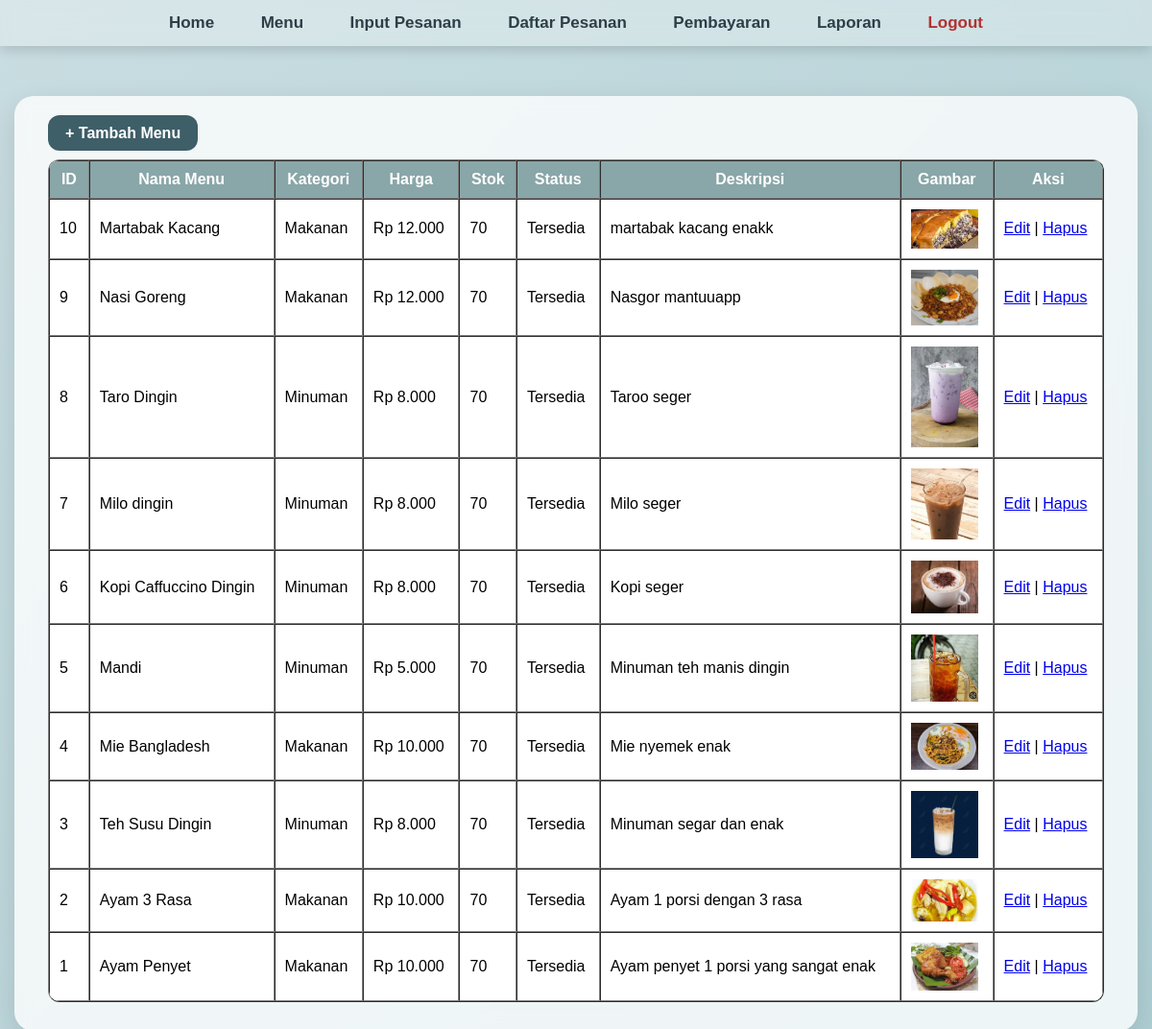
Screenshot of /?page=menu (signed in) with the database file from the repository.
### tables this page shows
CREATE TABLE `menu` (
  `id_menu` int(11) NOT NULL,
  `nama_menu` varchar(100) NOT NULL,
  `kategori` enum('Makanan','Minuman') NOT NULL,
  `harga` decimal(10,2) NOT NULL,
  `stok` int(55) NOT NULL,
  `status` enum('Tersedia','Tidak Tersedia') NOT NULL,
  `deskripsi` text NOT NULL,
  `gambar` varchar(255) NOT NULL
);

### app/controllers/MenuController.php (called while the page is built, shortened)
<?php
require_once __DIR__ . '/../models/Menu.php';
class MenuController {
    public function index() {
        $menuModel = new Menu();
        $data = $menuModel->getAll();
        require __DIR__ . '/../views/menu/list.php';
    }
}

### config/database.php (called while the page is built, shortened)
<?php
class Database {
    private static $host = 'localhost';
    private static $user = 'root';
    private static $pass = '';
    private static $db   = 'agam_kasir';
    private static $conn = null;
    public static function getConnection() {
        if (self::$conn === null) {
            self::$conn = new mysqli(
                self::$host,
                self::$user,
                self::$pass,
                self::$db
            );
        }
        return self::$conn;
    }
}
?>

### app/models/Menu.php (called while the page is built, shortened)
<?php
require_once __DIR__ . '/../../config/database.php';
class Menu {
    private $db;
    public function __construct() {
        $this->db = (new Database())->getConnection();
    }
    public function getAll() {
        return $this->db->query("SELECT * FROM menu ORDER BY id_menu DESC");
    }
}

### app/views/menu/list.php (the view, shortened to what this page needs)
<div class="navbar">
  <a href="?page=home">Home</a>
  <a href="?page=menu">Menu</a>
  <a href="?page=pesanan&action=input">Input Pesanan</a>
  <a href="?page=pesanan">Daftar Pesanan</a>
  <a href="?page=pembayaran">Pembayaran</a>
  <a href="?page=laporan">Laporan</a>
  <a style="color:#b33131;" href="?page=login&action=logout">Logout</a>
</div>
<div class="card">
  <a href="?page=menu&action=tambah" class="btn">+ Tambah Menu</a>
  <br><br>
  <table border="1" cellpadding="10" cellspacing="0" width="100%">
    <tr style="background-color:#89A6A8;color:white;">
      <th>ID</th>
      <th>Nama Menu</th>
      <th>Kategori</th>
      <th>Harga</th>
      <th>Stok</th>
      <th>Status</th>
      <th>Deskripsi</th>
      <th>Gambar</th>
      <th>Aksi</th>
    </tr>
    <?php while ($row = $data->fetch_assoc()): ?>
      <tr>
        <td><?= $row['id_menu'] ?></td>
        <td><?= $row['nama_menu'] ?></td>
        <td><?= $row['kategori'] ?></td>
        <td>Rp <?= number_format($row['harga'], 0, ',', '.') ?></td>
        <td><?= $row['stok'] ?></td>
        <td><?= $row['status'] ?></td>
        <td><?= $row['deskripsi'] ?></td>
        <td>
          <?php if ($row['gambar']): ?>
            <img src="uploads/<?= $row['gambar'] ?>" width="70">
          <?php else: ?>
            -
          <?php endif; ?>
        </td>
        <td>
          <a href="?page=menu&action=edit&id=<?= $row['id_menu'] ?>">Edit</a> |
          <a href="?page=menu&action=hapus&id=<?= $row['id_menu'] ?>" onclick="return confirm('Yakin?')">Hapus</a>
        </td>
      </tr>
    <?php endwhile; ?>
  </table>
</div>

### index.php (shortened to what this page needs)
<?php
require_once __DIR__ . '/config/database.php';
$page   = $_GET['page']   ?? 'login';
$action = $_GET['action'] ?? 'index';
switch ($page) {
    case 'menu':
        $c = new MenuController();
        match ($action) {
            'tambah' => $c->tambah(),
            'edit'   => $c->edit(),
            'hapus'  => $c->hapus(),
            default  => $c->index()
        };
        break;
}

### app/views/menu/list.php (style rules this page uses)
.navbar { position: fixed; top: 0; width: 100%; padding: 14px 0; backdrop-filter: blur(10px); background: rgba(255, 255, 255, 0.28); box-shadow: 0 4px 12px rgba(0,0,0,0.15); z-index: 100; text-align: center; }
.navbar a { color: #2f3e46; font-weight: 600; text-decoration: none; margin: 0 22px; font-size: 17px; transition: 0.25s ease; }
.card { background: rgba(255,255,255,0.78); backdrop-filter: blur(8px); border-radius: 20px; padding: 30px 35px; max-width: 1100px; margin: auto; box-shadow: 0 10px 30px rgba(0,0,0,0.12); }
.btn { background: #3E5E68; padding: 10px 18px; color: white; border-radius: 12px; text-decoration: none; font-weight: 600; transition: .25s; }
table { background: rgba(255,255,255,0.85); backdrop-filter: blur(5px); border-radius: 12px; overflow: hidden; }
table tr td { background: rgba(255,255,255,0.4); }

### rows the page displays
menu: id_menu "10", nama_menu "Martabak Kacang", kategori "Makanan", harga "12.000", stok "70", status "Tersedia", deskripsi "martabak kacang enakk", gambar (picture)
menu: id_menu "9", nama_menu "Nasi Goreng", kategori "Makanan", harga "12.000", stok "70", status "Tersedia", deskripsi "Nasgor mantuuapp", gambar (picture)
menu: id_menu "8", nama_menu "Taro Dingin", kategori "Minuman", harga "8.000", stok "70", status "Tersedia", deskripsi "Taroo seger", gambar (picture)
menu: id_menu "7", nama_menu "Milo dingin", kategori "Minuman", harga "8.000", stok "70", status "Tersedia", deskripsi "Milo seger", gambar (picture)
menu: id_menu "6", nama_menu "Kopi Caffuccino Dingin", kategori "Minuman", harga "8.000", stok "70", status "Tersedia", deskripsi "Kopi seger", gambar (picture)
menu: id_menu "5", nama_menu "Mandi", kategori "Minuman", harga "5.000", stok "70", status "Tersedia", deskripsi "Minuman teh manis dingin", gambar (picture)
menu: id_menu "4", nama_menu "Mie Bangladesh", kategori "Makanan", harga "10.000", stok "70", status "Tersedia", deskripsi "Mie nyemek enak", gambar (picture)
menu: id_menu "3", nama_menu "Teh Susu Dingin", kategori "Minuman", harga "8.000", stok "70", status "Tersedia", deskripsi "Minuman segar dan enak", gambar (picture)
menu: id_menu "2", nama_menu "Ayam 3 Rasa", kategori "Makanan", harga "10.000", stok "70", status "Tersedia", deskripsi "Ayam 1 porsi dengan 3 rasa", gambar (picture)
menu: id_menu "1", nama_menu "Ayam Penyet", kategori "Makanan", harga "10.000", stok "70", status "Tersedia", deskripsi "Ayam penyet 1 porsi yang sangat enak", gambar (picture)
